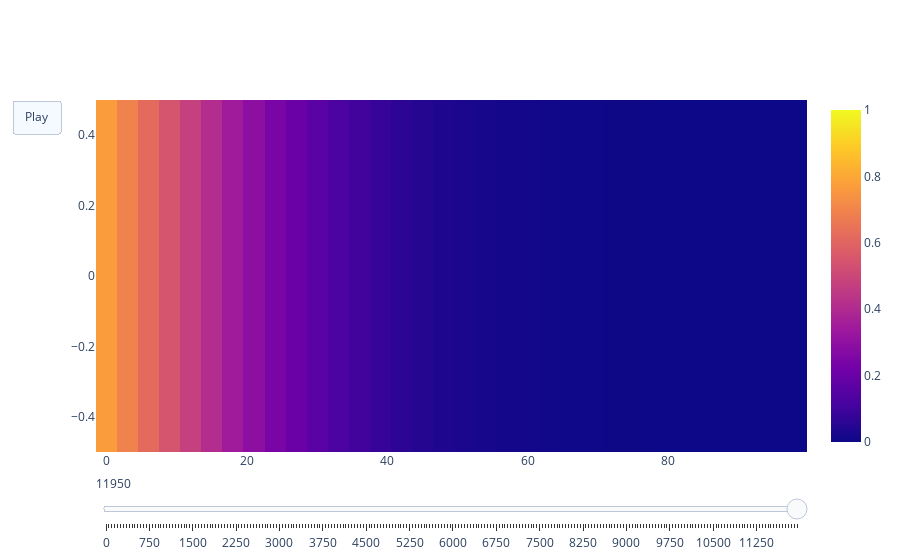

The notebook cell this image was saved under:
### Code cell
total_transport = param_space[:,:,i,j]
dx_mucus = MucusArray[j]/n_mucus_slices
n_cell_slices = 20
dx_cell = 10/n_cell_slices

import plotly.io as pio
pio.renderers.default = 'plotly_mimetype'  # or 'notebook_connected'
import plotly.graph_objs as go
import numpy as np

data = total_transport
n_time_slices, n_spatial_points = data.shape

# Scale factor for x-axis
scale_um_per_point = dx_mucus  # e.g., 5 µm per spatial point
x_coords = np.concatenate((np.arange(n_mucus_slices) * dx_mucus, n_mucus_slices* dx_mucus+np.arange(n_cell_slices) * dx_cell))  # now in hr
# np.arange(n_spatial_points) * scale_um_per_point  # now in µm

# Downsample to avoid huge file
indices = np.arange(0, n_time_slices, 50)  # e.g., every 50 frames
frames = [
    go.Frame(data=[go.Heatmap(z=[data[i]], x=x_coords, zmin=0, zmax=1)], name=str(i))
    for i in indices
]

fig = go.Figure(
    data=[go.Heatmap(z=[data[0]], x= x_coords, zmin=0, zmax=1)],
    frames=frames,
    layout=go.Layout(
        updatemenus=[{
            "type": "buttons",
            "buttons": [{"label": "Play", "method": "animate", "args": [None]}]
        }],
        sliders=[{
            "steps": [{"args": [[str(i)], {"frame": {"duration": 0, "redraw": True}}],
                       "label": str(i), "method": "animate"} for i in indices],
            "active": 0
        }]
    )
)
fig.show()

### Figure 1 — Plotly figure (JSON) as saved in the notebook; plotly's stock layout.template omitted (floating-point values rounded to 4 significant figures)
{"data": [{"type": "heatmap", "x": [0.0, 3.0, 6.0, 9.0, 12.0, 15.0, 18.0, 21.0, 24.0, 27.0, 30.0, 33.0, 36.0, 39.0, 42.0, 45.0, 48.0, 51.0, 54.0, 57.0, 60.0, 63.0, 66.0, 69.0, 72.0, 75.0, 78.0, 81.0, 84.0, 87.0, 90.0, 90.5, 91.0, 91.5, 92.0, 92.5, 93.0, 93.5, 94.0, 94.5, 95.0, 95.5, 96.0, 96.5, 97.0, 97.5, 98.0, 98.5, 99.0, 99.5], "z": [[0.77, 0.6932, 0.6176, 0.5443, 0.4744, 0.4088, 0.3482, 0.293, 0.2435, 0.1999, 0.1621, 0.1297, 0.1025, 0.07993, 0.06151, 0.04671, 0.03501, 0.02588, 0.01888, 0.01359, 0.009646, 0.006756, 0.004667, 0.003179, 0.002134, 0.001409, 0.0009108, 0.000569, 0.0003305, 0.0001549, 9.901e-06, 5.419e-07, 2.604e-08, 1.119e-09, 4.354e-11, 1.552e-12, 5.107e-14, 1.563e-15, 4.474e-17, 1.203e-18, 3.056e-20, 7.349e-22, 1.68e-23, 3.66e-25, 7.618e-27, 1.519e-28, 2.905e-30, 5.343e-32, 9.46e-34, 0]], "zmax": 1, "zmin": 0}], "layout": {"autosize": true, "sliders": [{"active": 239, "steps": [{"args": [["0"], {"frame": {"duration": 0, "redraw": true}}], "label": "0", "method": "animate"}, {"args": [["50"], {"frame": {"duration": 0, "redraw": true}}], "label": "50", "method": "animate"}, {"args": [["100"], {"frame": {"duration": 0, "redraw": true}}], "label": "100", "method": "animate"}, {"args": [["150"], {"frame": {"duration": 0, "redraw": true}}], "label": "150", "method": "animate"}, {"args": [["200"], {"frame": {"duration": 0, "redraw": true}}], "label": "200", "method": "animate"}, {"args": [["250"], {"frame": {"duration": 0, "redraw": true}}], "label": "250", "method": "animate"}, {"args": [["300"], {"frame": {"duration": 0, "redraw": true}}], "label": "300", "method": "animate"}, {"args": [["350"], {"frame": {"duration": 0, "redraw": true}}], "label": "350", "method": "animate"}, {"args": [["400"], {"frame": {"duration": 0, "redraw": true}}], "label": "400", "method": "animate"}, {"args": [["450"], {"frame": {"duration": 0, "redraw": true}}], "label": "450", "method": "animate"}, {"args": [["500"], {"frame": {"duration": 0, "redraw": true}}], "label": "500", "method": "animate"}, {"args": [["550"], {"frame": {"duration": 0, "redraw": true}}], "label": "550", "method": "animate"}, {"args": [["600"], {"frame": {"duration": 0, "redraw": true}}], "label": "600", "method": "animate"}, {"args": [["650"], {"frame": {"duration": 0, "redraw": true}}], "label": "650", "method": "animate"}, {"args": [["700"], {"frame": {"duration": 0, "redraw": true}}], "label": "700", "method": "animate"}, {"args": [["750"], {"frame": {"duration": 0, "redraw": true}}], "label": "750", "method": "animate"}, {"args": [["800"], {"frame": {"duration": 0, "redraw": true}}], "label": "800", "method": "animate"}, {"args": [["850"], {"frame": {"duration": 0, "redraw": true}}], "label": "850", "method": "animate"}, {"args": [["900"], {"frame": {"duration": 0, "redraw": true}}], "label": "900", "method": "animate"}, {"args": [["950"], {"frame": {"duration": 0, "redraw": true}}], "label": "950", "method": "animate"}, {"args": [["1000"], {"frame": {"duration": 0, "redraw": true}}], "label": "1000", "method": "animate"}, {"args": [["1050"], {"frame": {"duration": 0, "redraw": true}}], "label": "1050", "method": "animate"}, {"args": [["1100"], {"frame": {"duration": 0, "redraw": true}}], "label": "1100", "method": "animate"}, {"args": [["1150"], {"frame": {"duration": 0, "redraw": true}}], "label": "1150", "method": "animate"}, {"args": [["1200"], {"frame": {"duration": 0, "redraw": true}}], "label": "1200", "method": "animate"}, {"args": [["1250"], {"frame": {"duration": 0, "redraw": true}}], "label": "1250", "method": "animate"}, {"args": [["1300"], {"frame": {"duration": 0, "redraw": true}}], "label": "1300", "method": "animate"}, {"args": [["1350"], {"frame": {"duration": 0, "redraw": true}}], "label": "1350", "method": "animate"}, {"args": [["1400"], {"frame": {"duration": 0, "redraw": true}}], "label": "1400", "method": "animate"}, {"args": [["1450"], {"frame": {"duration": 0, "redraw": true}}], "label": "1450", "method": "animate"}, {"args": [["1500"], {"frame": {"duration": 0, "redraw": true}}], "label": "1500", "method": "animate"}, {"args": [["1550"], {"frame": {"duration": 0, "redraw": true}}], "label": "1550", "method": "animate"}, {"args": [["1600"], {"frame": {"duration": 0, "redraw": true}}], "label": "1600", "method": "animate"}, {"args": [["1650"], {"frame": {"duration": 0, "redraw": true}}], "label": "1650", "method": "animate"}, {"args": [["1700"], {"frame": {"duration": 0, "redraw": true}}], "label": "1700", "method": "animate"}, {"args": [["1750"], {"frame": {"duration": 0, "redraw": true}}], "label": "1750", "method": "animate"}, {"args": [["1800"], {"frame": {"duration": 0, "redraw": true}}], "label": "1800", "method": "animate"}, {"args": [["1850"], {"frame": {"duration": 0, "redraw": true}}], "label": "1850", "method": "animate"}, {"args": [["1900"], {"frame": {"duration": 0, "redraw": true}}], "label": "1900", "method": "animate"}, {"args": [["1950"], {"frame": {"duration": 0, "redraw": true}}], "label": "1950", "method": "animate"}, {"args": [["2000"], {"frame": {"duration": 0, "redraw": true}}], "label": "2000", "method": "animate"}, {"args": [["2050"], {"frame": {"duration": 0, "redraw": true}}], "label": "2050", "method": "animate"}, {"args": [["2100"], {"frame": {"duration": 0, "redraw": true}}], "label": "2100", "method": "animate"}, {"args": [["2150"], {"frame": {"duration": 0, "redraw": true}}], "label": "2150", "method": "animate"}, {"args": [["2200"], {"frame": {"duration": 0, "redraw": true}}], "label": "2200", "method": "animate"}, {"args": [["2250"], {"frame": {"duration": 0, "redraw": true}}], "label": "2250", "method": "animate"}, {"args": [["2300"], {"frame": {"duration": 0, "redraw": true}}], "label": "2300", "method": "animate"}, {"args": [["2350"], {"frame": {"duration": 0, "redraw": true}}], "label": "2350", "method": "animate"}, {"args": [["2400"], {"frame": {"duration": 0, "redraw": true}}], "label": "2400", "method": "animate"}, {"args": [["2450"], {"frame": {"duration": 0, "redraw": true}}], "label": "2450", "method": "animate"}, {"args": [["2500"], {"frame": {"duration": 0, "redraw": true}}], "label": "2500", "method": "animate"}, {"args": [["2550"], {"frame": {"duration": 0, "redraw": true}}], "label": "2550", "method": "animate"}, {"args": [["2600"], {"frame": {"duration": 0, "redraw": true}}], "label": "2600", "method": "animate"}, {"args": [["2650"], {"frame": {"duration": 0, "redraw": true}}], "label": "2650", "method": "animate"}, {"args": [["2700"], {"frame": {"duration": 0, "redraw": true}}], "label": "2700", "method": "animate"}, {"args": [["2750"], {"frame": {"duration": 0, "redraw": true}}], "label": "2750", "method": "animate"}, {"args": [["2800"], {"frame": {"duration": 0, "redraw": true}}], "label": "2800", "method": "animate"}, {"args": [["2850"], {"frame": {"duration": 0, "redraw": true}}], "label": "2850", "method": "animate"}, {"args": [["2900"], {"frame": {"duration": 0, "redraw": true}}], "label": "2900", "method": "animate"}, {"args": [["2950"], {"frame": {"duration": 0, "redraw": true}}], "label": "2950", "method": "animate"}, {"args": [["3000"], {"frame": {"duration": 0, "redraw": true}}], "label": "3000", "method": "animate"}, {"args": [["3050"], {"frame": {"duration": 0, "redraw": true}}], "label": "3050", "method": "animate"}, {"args": [["3100"], {"frame": {"duration": 0, "redraw": true}}], "label": "3100", "method": "animate"}, {"args": [["3150"], {"frame": {"duration": 0, "redraw": true}}], "label": "3150", "method": "animate"}, {"args": [["3200"], {"frame": {"duration": 0, "redraw": true}}], "label": "3200", "method": "animate"}, {"args": [["3250"], {"frame": {"duration": 0, "redraw": true}}], "label": "3250", "method": "animate"}, {"args": [["3300"], {"frame": {"duration": 0, "redraw": true}}], "label": "3300", "method": "animate"}, {"args": [["3350"], {"frame": {"duration": 0, "redraw": true}}], "label": "3350", "method": "animate"}, {"args": [["3400"], {"frame": {"duration": 0, "redraw": true}}], "label": "3400", "method": "animate"}, {"args": [["3450"], {"frame": {"duration": 0, "redraw": true}}], "label": "3450", "method": "animate"}, {"args": [["3500"], {"frame": {"duration": 0, "redraw": true}}], "label": "3500", "method": "animate"}, {"args": [["3550"], {"frame": {"duration": 0, "redraw": true}}], "label": "3550", "method": "animate"}, {"args": [["3600"], {"frame": {"duration": 0, "redraw": true}}], "label": "3600", "method": "animate"}, {"args": [["3650"], {"frame": {"duration": 0, "redraw": true}}], "label": "3650", "method": "animate"}, {"args": [["3700"], {"frame": {"duration": 0, "redraw": true}}], "label": "3700", "method": "animate"}, {"args": [["3750"], {"frame": {"duration": 0, "redraw": true}}], "label": "3750", "method": "animate"}, {"args": [["3800"], {"frame": {"duration": 0, "redraw": true}}], "label": "3800", "method": "animate"}, {"args": [["3850"], {"frame": {"duration": 0, "redraw": true}}], "label": "3850", "method": "animate"}, {"args": [["3900"], {"frame": {"duration": 0, "redraw": true}}], "label": "3900", "method": "animate"}, {"args": [["3950"], {"frame": {"duration": 0, "redraw": true}}], "label": "3950", "method": "animate"}, {"args": [["4000"], {"frame": {"duration": 0, "redraw": true}}], "label": "4000", "method": "animate"}, {"args": [["4050"], {"frame": {"duration": 0, "redraw": true}}], "label": "4050", "method": "animate"}, {"args": [["4100"], {"frame": {"duration": 0, "redraw": true}}], "label": "4100", "method": "animate"}, {"args": [["4150"], {"frame": {"duration": 0, "redraw": true}}], "label": "4150", "method": "animate"}, {"args": [["4200"], {"frame": {"duration": 0, "redraw": true}}], "label": "4200", "method": "animate"}, {"args": [["4250"], {"frame": {"duration": 0, "redraw": true}}], "label": "4250", "method": "animate"}, {"args": [["4300"], {"frame": {"duration": 0, "redraw": true}}], "label": "4300", "method": "animate"}, {"args": [["4350"], {"frame": {"duration": 0, "redraw": true}}], "label": "4350", "method": "animate"}, {"args": [["4400"], {"frame": {"duration": 0, "redraw": true}}], "label": "4400", "method": "animate"}, {"args": [["4450"], {"frame": {"duration": 0, "redraw": true}}], "label": "4450", "method": "animate"}, {"args": [["4500"], {"frame": {"duration": 0, "redraw": true}}], "label": "4500", "method": "animate"}, {"args": [["4550"], {"frame": {"duration": 0, "redraw": true}}], "label": "4550", "method": "animate"}, {"args": [["4600"], {"frame": {"duration": 0, "redraw": true}}], "label": "4600", "method": "animate"}, {"args": [["4650"], {"frame": {"duration": 0, "redraw": true}}], "label": "4650", "method": "animate"}, {"args": [["4700"], {"frame": {"duration": 0, "redraw": true}}], "label": "4700", "method": "animate"}, {"args": [["4750"], {"frame": {"duration": 0, "redraw": true}}], "label": "4750", "method": "animate"}, {"args": [["4800"], {"frame": {"duration": 0, "redraw": true}}], "label": "4800", "method": "animate"}, {"args": [["4850"], {"frame": {"duration": 0, "redraw": true}}], "label": "4850", "method": "animate"}, {"args": [["4900"], {"frame": {"duration": 0, "redraw": true}}], "label": "4900", "method": "animate"}, {"args": [["4950"], {"frame": {"duration": 0, "redraw": true}}], "label": "4950", "method": "animate"}, {"args": [["5000"], {"frame": {"duration": 0, "redraw": true}}], "label": "5000", "method": "animate"}, {"args": [["5050"], {"frame": {"duration": 0, "redraw": true}}], "label": "5050", "method": "animate"}, {"args": [["5100"], {"frame": {"duration": 0, "redraw": true}}], "label": "5100", "method": "animate"}, {"args": [["5150"], {"frame": {"duration": 0, "redraw": true}}], "label": "5150", "method": "animate"}, {"args": [["5200"], {"frame": {"duration": 0, "redraw": true}}], "label": "5200", "method": "animate"}, {"args": [["5250"], {"frame": {"duration": 0, "redraw": true}}], "label": "5250", "method": "animate"}, {"args": [["5300"], {"frame": {"duration": 0, "redraw": true}}], "label": "5300", "method": "animate"}, {"args": [["5350"], {"frame": {"duration": 0, "redraw": true}}], "label": "5350", "method": "animate"}, {"args": [["5400"], {"frame": {"duration": 0, "redraw": true}}], "label": "5400", "method": "animate"}, {"args": [["5450"], {"frame": {"duration": 0, "redraw": true}}], "label": "5450", "method": "animate"}, {"args": [["5500"], {"frame": {"duration": 0, "redraw": true}}], "label": "5500", "method": "animate"}, {"args": [["5550"], {"frame": {"duration": 0, "redraw": true}}], "label": "5550", "method": "animate"}, {"args": [["5600"], {"frame": {"duration": 0, "redraw": true}}], "label": "5600", "method": "animate"}, {"args": [["5650"], {"frame": {"duration": 0, "redraw": true}}], "label": "5650", "method": "animate"}, {"args": [["5700"], {"frame": {"duration": 0, "redraw": true}}], "label": "5700", "method": "animate"}, {"args": [["5750"], {"frame": {"duration": 0, "redraw": true}}], "label": "5750", "method": "animate"}, {"args": [["5800"], {"frame": {"duration": 0, "redraw": true}}], "label": "5800", "method": "animate"}, {"args": [["5850"], {"frame": {"duration": 0, "redraw": true}}], "label": "5850", "method": "animate"}, {"args": [["5900"], {"frame": {"duration": 0, "redraw": true}}], "label": "5900", "method": "animate"}, {"args": [["5950"], {"frame": {"duration": 0, "redraw": true}}], "label": "5950", "method": "animate"}, {"args": [["6000"], {"frame": {"duration": 0, "redraw": true}}], "label": "6000", "method": "animate"}, {"args": [["6050"], {"frame": {"duration": 0, "redraw": true}}], "label": "6050", "method": "animate"}, {"args": [["6100"], {"frame": {"duration": 0, "redraw": true}}], "label": "6100", "method": "animate"}, {"args": [["6150"], {"frame": {"duration": 0, "redraw": true}}], "label": "6150", "method": "animate"}, {"args": [["6200"], {"frame": {"duration": 0, "redraw": true}}], "label": "6200", "method": "animate"}, {"args": [["6250"], {"frame": {"duration": 0, "redraw": true}}], "label": "6250", "method": "animate"}, {"args": [["6300"], {"frame": {"duration": 0, "redraw": true}}], "label": "6300", "method": "animate"}, {"args": [["6350"], {"frame": {"duration": 0, "redraw": true}}], "label": "6350", "method": "animate"}, {"args": [["6400"], {"frame": {"duration": 0, "redraw": true}}], "label": "6400", "method": "animate"}, {"args": [["6450"], {"frame": {"duration": 0, "redraw": true}}], "label": "6450", "method": "animate"}, {"args": [["6500"], {"frame": {"duration": 0, "redraw": true}}], "label": "6500", "method": "animate"}, {"args": [["6550"], {"frame": {"duration": 0, "redraw": true}}], "label": "6550", "method": "animate"}, {"args": [["6600"], {"frame": {"duration": 0, "redraw": true}}], "label": "6600", "method": "animate"}, {"args": [["6650"], {"frame": {"duration": 0, "redraw": true}}], "label": "6650", "method": "animate"}, {"args": [["6700"], {"frame": {"duration": 0, "redraw": true}}], "label": "6700", "method": "animate"}, {"args": [["6750"], {"frame": {"duration": 0, "redraw": true}}], "label": "6750", "method": "animate"}, {"args": [["6800"], {"frame": {"duration": 0, "redraw": true}}], "label": "6800", "method": "animate"}, {"args": [["6850"], {"frame": {"duration": 0, "redraw": true}}], "label": "6850", "method": "animate"}, {"args": [["6900"], {"frame": {"duration": 0, "redraw": true}}], "label": "6900", "method": "animate"}, {"args": [["6950"], {"frame": {"duration": 0, "redraw": true}}], "label": "6950", "method": "animate"}, {"args": [["7000"], {"frame": {"duration": 0, "redraw": true}}], "label": "7000", "method": "animate"}, {"args": [["7050"], {"frame": {"duration": 0, "redraw": true}}], "label": "7050", "method": "animate"}, {"args": [["7100"], {"frame": {"duration": 0, "redraw": true}}], "label": "7100", "method": "animate"}, {"args": [["7150"], {"frame": {"duration": 0, "redraw": true}}], "label": "7150", "method": "animate"}, {"args": [["7200"], {"frame": {"duration": 0, "redraw": true}}], "label": "7200", "method": "animate"}, {"args": [["7250"], {"frame": {"duration": 0, "redraw": true}}], "label": "7250", "method": "animate"}, {"args": [["7300"], {"frame": {"duration": 0, "redraw": true}}], "label": "7300", "method": "animate"}, {"args": [["7350"], {"frame": {"duration": 0, "redraw": true}}], "label": "7350", "method": "animate"}, {"args": [["7400"], {"frame": {"duration": 0, "redraw": true}}], "label": "7400", "method": "animate"}, {"args": [["7450"], {"frame": {"duration": 0, "redraw": true}}], "label": "7450", "method": "animate"}, {"args": [["7500"], {"frame": {"duration": 0, "redraw": true}}], "label": "7500", "method": "animate"}, {"args": [["7550"], {"frame": {"duration": 0, "redraw": true}}], "label": "7550", "method": "animate"}, {"args": [["7600"], {"frame": {"duration": 0, "redraw": true}}], "label": "7600", "method": "animate"}, {"args": [["7650"], {"frame": {"duration": 0, "redraw": true}}], "label": "7650", "method": "animate"}, {"args": [["7700"], {"frame": {"duration": 0, "redraw": true}}], "label": "7700", "method": "animate"}, {"args": [["7750"], {"frame": {"duration": 0, "redraw": true}}], "label": "7750", "method": "animate"}, {"args": [["7800"], {"frame": {"duration": 0, "redraw": true}}], "label": "7800", "method": "animate"}, {"args": [["7850"], {"frame": {"duration": 0, "redraw": true}}], "label": "7850", "method": "animate"}, {"args": [["7900"], {"frame": {"duration": 0, "redraw": true}}], "label": "7900", "method": "animate"}, {"args": [["7950"], {"frame": {"duration": 0, "redraw": true}}], "label": "7950", "method": "animate"}, {"args": [["8000"], {"frame": {"duration": 0, "redraw": true}}], "label": "8000", "method": "animate"}, {"args": [["8050"], {"frame": {"duration": 0, "redraw": true}}], "label": "8050", "method": "animate"}, {"args": [["8100"], {"frame": {"duration": 0, "redraw": true}}], "label": "8100", "method": "animate"}, {"args": [["8150"], {"frame": {"duration": 0, "redraw": true}}], "label": "8150", "method": "animate"}, {"args": [["8200"], {"frame": {"duration": 0, "redraw": true}}], "label": "8200", "method": "animate"}, {"args": [["8250"], {"frame": {"duration": 0, "redraw": true}}], "label": "8250", "method": "animate"}, {"args": [["8300"], {"frame": {"duration": 0, "redraw": true}}], "label": "8300", "method": "animate"}, {"args": [["8350"], {"frame": {"duration": 0, "redraw": true}}], "label": "8350", "method": "animate"}, {"args": [["8400"], {"frame": {"duration": 0, "redraw": true}}], "label": "8400", "method": "animate"}, {"args": [["8450"], {"frame": {"duration": 0, "redraw": true}}], "label": "8450", "method": "animate"}, {"args": [["8500"], {"frame": {"duration": 0, "redraw": true}}], "label": "8500", "method": "animate"}, {"args": [["8550"], {"frame": {"duration": 0, "redraw": true}}], "label": "8550", "method": "animate"}, {"args": [["8600"], {"frame": {"duration": 0, "redraw": true}}], "label": "8600", "method": "animate"}, {"args": [["8650"], {"frame": {"duration": 0, "redraw": true}}], "label": "8650", "method": "animate"}, {"args": [["8700"], {"frame": {"duration": 0, "redraw": true}}], "label": "8700", "method": "animate"}, {"args": [["8750"], {"frame": {"duration": 0, "redraw": true}}], "label": "8750", "method": "animate"}, {"args": [["8800"], {"frame": {"duration": 0, "redraw": true}}], "label": "8800", "method": "animate"}, {"args": [["8850"], {"frame": {"duration": 0, "redraw": true}}], "label": "8850", "method": "animate"}, {"args": [["8900"], {"frame": {"duration": 0, "redraw": true}}], "label": "8900", "method": "animate"}, {"args": [["8950"], {"frame": {"duration": 0, "redraw": true}}], "label": "8950", "method": "animate"}, {"args": [["9000"], {"frame": {"duration": 0, "redraw": true}}], "label": "9000", "method": "animate"}, {"args": [["9050"], {"frame": {"duration": 0, "redraw": true}}], "label": "9050", "method": "animate"}, {"args": [["9100"], {"frame": {"duration": 0, "redraw": true}}], "label": "9100", "method": "animate"}, {"args": [["9150"], {"frame": {"duration": 0, "redraw": true}}], "label": "9150", "method": "animate"}, {"args": [["9200"], {"frame": {"duration": 0, "redraw": true}}], "label": "9200", "method": "animate"}, {"args": [["9250"], {"frame": {"duration": 0, "redraw": true}}], "label": "9250", "method": "animate"}, {"args": [["9300"], {"frame": {"duration": 0, "redraw": true}}], "label": "9300", "method": "animate"}, {"args": [["9350"], {"frame": {"duration": 0, "redraw": true}}], "label": "9350", "method": "animate"}, {"args": [["9400"], {"frame": {"duration": 0, "redraw": true}}], "label": "9400", "method": "animate"}, {"args": [["9450"], {"frame": {"duration": 0, "redraw": true}}], "label": "9450", "method": "animate"}, {"args": [["9500"], {"frame": {"duration": 0, "redraw": true}}], "label": "9500", "method": "animate"}, {"args": [["9550"], {"frame": {"duration": 0, "redraw": true}}], "label": "9550", "method": "animate"}, {"args": [["9600"], {"frame": {"duration": 0, "redraw": true}}], "label": "9600", "method": "animate"}, {"args": [["9650"], {"frame": {"duration": 0, "redraw": true}}], "label": "9650", "method": "animate"}, {"args": [["9700"], {"frame": {"duration": 0, "redraw": true}}], "label": "9700", "method": "animate"}, {"args": [["9750"], {"frame": {"duration": 0, "redraw": true}}], "label": "9750", "method": "animate"}, {"args": [["9800"], {"frame": {"duration": 0, "redraw": true}}], "label": "9800", "method": "animate"}, {"args": [["9850"], {"frame": {"duration": 0, "redraw": true}}], "label": "9850", "method": "animate"}, {"args": [["9900"], {"frame": {"duration": 0, "redraw": true}}], "label": "9900", "method": "animate"}, {"args": [["9950"], {"frame": {"duration": 0, "redraw": true}}], "label": "9950", "method": "animate"}, {"args": [["10000"], {"frame": {"duration": 0, "redraw": true}}], "label": "10000", "method": "animate"}, {"args": [["10050"], {"frame": {"duration": 0, "redraw": true}}], "label": "10050", "method": "animate"}, {"args": [["10100"], {"frame": {"duration": 0, "redraw": true}}], "label": "10100", "method": "animate"}, {"args": [["10150"], {"frame": {"duration": 0, "redraw": true}}], "label": "10150", "method": "animate"}, {"args": [["10200"], {"frame": {"duration": 0, "redraw": true}}], "label": "10200", "method": "animate"}, {"args": [["10250"], {"frame": {"duration": 0, "redraw": true}}], "label": "10250", "method": "animate"}, {"args": [["10300"], {"frame": {"duration": 0, "redraw": true}}], "label": "10300", "method": "animate"}, {"args": [["10350"], {"frame": {"duration": 0, "redraw": true}}], "label": "10350", "method": "animate"}, {"args": [["10400"], {"frame": {"duration": 0, "redraw": true}}], "label": "10400", "method": "animate"}, {"args": [["10450"], {"frame": {"duration": 0, "redraw": true}}], "label": "10450", "method": "animate"}, {"args": [["10500"], {"frame": {"duration": 0, "redraw": true}}], "label": "10500", "method": "animate"}, {"args": [["10550"], {"frame": {"duration": 0, "redraw": true}}], "label": "10550", "method": "animate"}, {"args": [["10600"], {"frame": {"duration": 0, "redraw": true}}], "label": "10600", "method": "animate"}, {"args": [["10650"], {"frame": {"duration": 0, "redraw": true}}], "label": "10650", "method": "animate"}, {"args": [["10700"], {"frame": {"duration": 0, "redraw": true}}], "label": "10700", "method": "animate"}, {"args": [["10750"], {"frame": {"duration": 0, "redraw": true}}], "label": "10750", "method": "animate"}, {"args": [["10800"], {"frame": {"duration": 0, "redraw": true}}], "label": "10800", "method": "animate"}, {"args": [["10850"], {"frame": {"duration": 0, "redraw": true}}], "label": "10850", "method": "animate"}, {"args": [["10900"], {"frame": {"duration": 0, "redraw": true}}], "label": "10900", "method": "animate"}, {"args": [["10950"], {"frame": {"duration": 0, "redraw": true}}], "label": "10950", "method": "animate"}, {"args": [["11000"], {"frame": {"duration": 0, "redraw": true}}], "label": "11000", "method": "animate"}, {"args": [["11050"], {"frame": {"duration": 0, "redraw": true}}], "label": "11050", "method": "animate"}, {"args": [["11100"], {"frame": {"duration": 0, "redraw": true}}], "label": "11100", "method": "animate"}, {"args": [["11150"], {"frame": {"duration": 0, "redraw": true}}], "label": "11150", "method": "animate"}, {"args": [["11200"], {"frame": {"duration": 0, "redraw": true}}], "label": "11200", "method": "animate"}, {"args": [["11250"], {"frame": {"duration": 0, "redraw": true}}], "label": "11250", "method": "animate"}, {"args": [["11300"], {"frame": {"duration": 0, "redraw": true}}], "label": "11300", "method": "animate"}, {"args": [["11350"], {"frame": {"duration": 0, "redraw": true}}], "label": "11350", "method": "animate"}, {"args": [["11400"], {"frame": {"duration": 0, "redraw": true}}], "label": "11400", "method": "animate"}, {"args": [["11450"], {"frame": {"duration": 0, "redraw": true}}], "label": "11450", "method": "animate"}, {"args": [["11500"], {"frame": {"duration": 0, "redraw": true}}], "label": "11500", "method": "animate"}, {"args": [["11550"], {"frame": {"duration": 0, "redraw": true}}], "label": "11550", "method": "animate"}, {"args": [["11600"], {"frame": {"duration": 0, "redraw": true}}], "label": "11600", "method": "animate"}, {"args": [["11650"], {"frame": {"duration": 0, "redraw": true}}], "label": "11650", "method": "animate"}, {"args": [["11700"], {"frame": {"duration": 0, "redraw": true}}], "label": "11700", "method": "animate"}, {"args": [["11750"], {"frame": {"duration": 0, "redraw": true}}], "label": "11750", "method": "animate"}, {"args": [["11800"], {"frame": {"duration": 0, "redraw": true}}], "label": "11800", "method": "animate"}, {"args": [["11850"], {"frame": {"duration": 0, "redraw": true}}], "label": "11850", "method": "animate"}, {"args": [["11900"], {"frame": {"duration": 0, "redraw": true}}], "label": "11900", "method": "animate"}, {"args": [["11950"], {"frame": {"duration": 0, "redraw": true}}], "label": "11950", "method": "animate"}]}], "updatemenus": [{"buttons": [{"args": [null], "label": "Play", "method": "animate"}], "type": "buttons"}], "xaxis": {"autorange": true, "range": [-1.5, 99.75], "type": "linear"}, "yaxis": {"autorange": true, "range": [-0.5, 0.5]}}}
